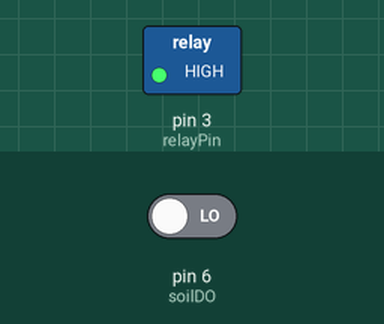
Simulated run of this sketch. Board: Arduino Uno, built with avr-gcc and run on an emulated ATmega328P. Shown: switched loads named in the sketch (green lamp = pin HIGH). The test bench sets the inputs (shaded band); at power-on: pin 6 (soilDO) LOW. What the sketch prints to the serial monitor is not drawn.

Above: at 1.8 s.
1.9 s: pin 6 (soilDO) driven HIGH
At 2.9 s:
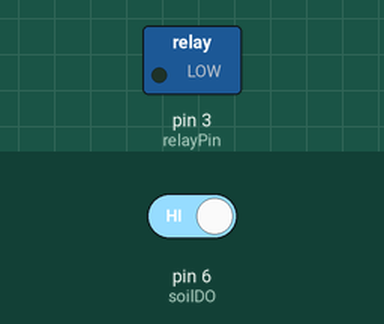
3.5 s: pin 6 (soilDO) driven LOW
At 4.1 s:
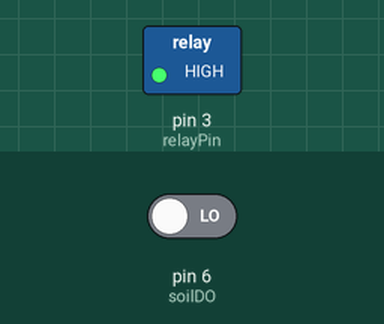
Timing chart, 0 to 6.5 s (numbered marks = the images above; inputs shaded):
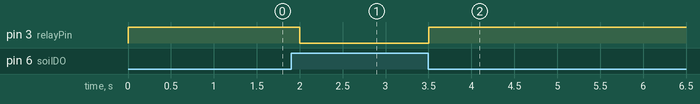

Measured:
- after the input at 1.9 s, pin 3 (relayPin): HIGH → LOW after 0.10 s
- after the input at 3.5 s, pin 3 (relayPin): LOW → HIGH at once

The sketch:

main.ino
```cpp
const int soilDO = 6;      // Soil sensor digital output
const int relayPin = 3;    // Relay control pin

void setup() {
  Serial.begin(9600);

  pinMode(soilDO, INPUT);
  pinMode(relayPin, OUTPUT);

  // Relay OFF initially (Active LOW relay)
  digitalWrite(relayPin, HIGH);
}

void loop() {

  int soilState = digitalRead(soilDO);

  if (soilState == HIGH) {
    // Soil is dry → pump ON
    digitalWrite(relayPin, LOW); // Active LOW relay
    Serial.println("Soil Dry → Pump ON");
  }
  else {
    // Soil is wet → pump OFF
    digitalWrite(relayPin, HIGH);
    Serial.println("Soil Wet → Pump OFF");
  }

  delay(500);
}
```
